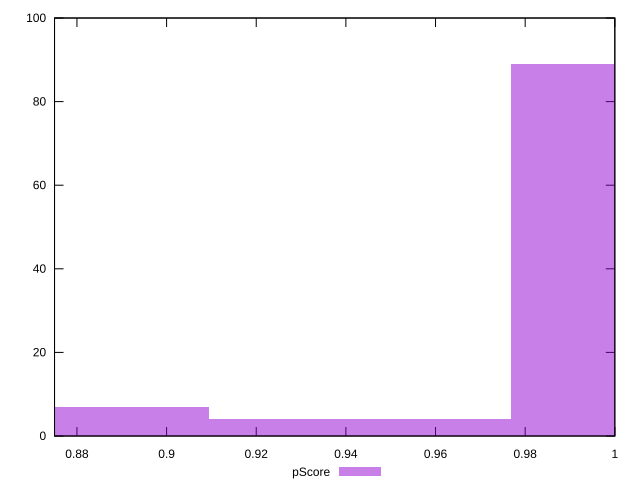

Write gnuplot code to recreate this figure.
reset

$pScore <<EOF
0.8757214999841907 7
1.0104478845971432 89
0.9430846922906669 4
EOF

set key outside below
set boxwidth 0.06736319230647621
set xrange [0.875:1]
set yrange [0:100]
set trange [0:100]
set style fill transparent solid 0.5 noborder
set terminal svg size 640, 490 enhanced background rgb 'white'
set output "report_00018_2021-02-10T15-25-16.877Z/unminified-css/samples/pages/pScore/histogram.svg"

plot $pScore title "pScore" with boxes

reset
